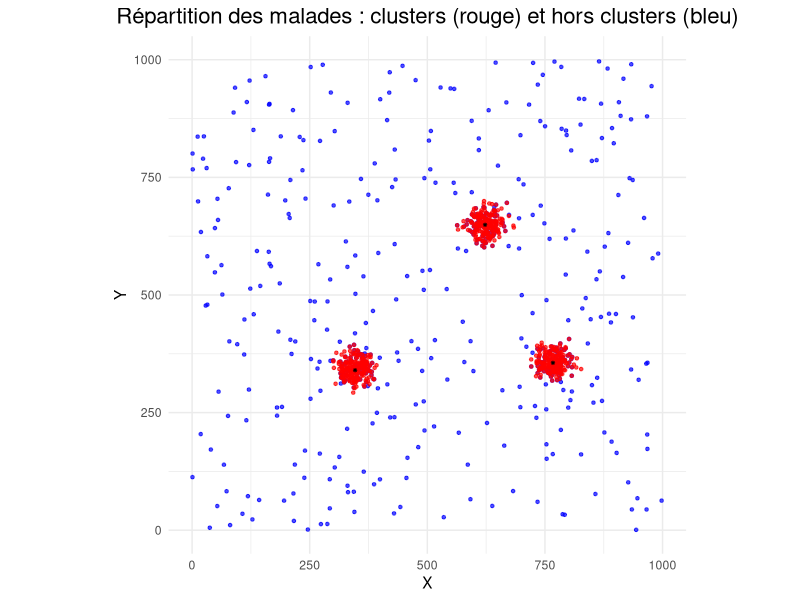

Write the R code that produced this figure. (Note: this script raises an error after producing the figure.)
## ---- chunk 1
rm(list = ls())

library(dplyr)
library(ggplot2)
library(sampling)
library(MASS)
library(clusterGeneration)
library(mvtnorm)
## ---- chunk 2
# # INUTILE
# # Population
# N <- 250000  # Taille de la population
# prevalence <- 0.005  # Prévalence de la maladie
# 
# # Définir la taille de la grille
# grid_size <- 15
# M <- grid_size^2  # Nombre total de PSU
# 
# # Générer les coordonnées x et y
# x_coords <- runif(N, min = 0, max = 1000) 
# y_coords <- runif(N, min = 0, max = 1000)
# coord_ind <- data.frame(cbind(x_coords,y_coords))

## ---- chunk 3
set.seed(123)

# Étape 1 : Génération de la population globale
n_total <- 250000  # Nombre total d'individus

# Générer des coordonnées aléatoires dans un espace 2D (1000 x 1000)
population <- data.frame(
  id = 1:n_total,
  x = runif(n_total, min = 0, max = 1000),  # Coordonnées x
  y = runif(n_total, min = 0, max = 1000)   # Coordonnées y
)

# Étape 2 : Définition des centres des clusters de malades
n_centres <- 3  # Nombre de clusters
centres_malades <- data.frame(
  centre_id = 1:n_centres,
  x = runif(n_centres, min = 200, max = 800),  # Centres x
  y = runif(n_centres, min = 200, max = 800)   # Centres y
)

# Étape 3 : Génération des malades
prop_malades <- 0.005  # Proportion totale de malades dans la population
prop_clusters <- 0.5  # Proportion de malades dans les clusters
n_malades <- round(n_total * prop_malades)  # Nombre total de malades
n_cluster_malades <- round(n_malades * prop_clusters)  # Nombre de malades dans les clusters
n_outside_malades <- n_malades - n_cluster_malades  # Nombre de malades hors clusters
mean_radius <- 20  # Rayon moyen autour des centres

# Générer les malades dans les clusters
set.seed(456)
malades_clusters <- do.call(rbind, lapply(1:n_centres, function(i) {
  n_cluster <- round(n_cluster_malades / n_centres)  # Répartition des malades entre les clusters
  data.frame(
    id = NA,  # ID temporaire (non encore assigné)
    x = rnorm(n_cluster, mean = centres_malades$x[i], sd = mean_radius),
    y = rnorm(n_cluster, mean = centres_malades$y[i], sd = mean_radius),
    malade = 1,  # Marquer ces individus comme malades
    cluster = i  # Identifier le cluster
  )
}))

# Assurer que les malades dans les clusters restent dans la grille
malades_clusters$x <- pmax(0, pmin(1000, malades_clusters$x))
malades_clusters$y <- pmax(0, pmin(1000, malades_clusters$y))

# Générer les malades hors des clusters
set.seed(789)
malades_outside <- data.frame(
  id = integer(0),   # ID temporaire vide (type entier)
  x = numeric(0),    # Coordonnée x vide
  y = numeric(0),    # Coordonnée y vide
  malade = integer(0)  # Marqueur vide
)


while (nrow(malades_outside) < n_outside_malades) {
  # Calculer le nombre de malades hors clusters à ajouter
  malades_outside_a_ajouter <- n_outside_malades - nrow(malades_outside)
  
  # Générer des candidats hors clusters
  candidates <- data.frame(
    x = runif(malades_outside_a_ajouter, min = 0, max = 1000),
    y = runif(malades_outside_a_ajouter, min = 0, max = 1000)
  )
  
  # Calculer la distance aux centres des clusters
  distances <- sapply(1:n_centres, function(i) {
    sqrt((candidates$x - centres_malades$x[i])^2 + (candidates$y - centres_malades$y[i])^2)
  })
  
  # Garder les points éloignés des clusters
  if (malades_outside_a_ajouter > 1) {
    outside <- rowSums(distances < mean_radius * 2) == 0  # Ajuster la zone d'exclusion
  } else { # si on a qu'un seul individu à ajouter on ne peut pas utiliser rowSums (on utilise juste sum)
    outside <- sum(distances < mean_radius * 2) == 0  # Ajuster la zone d'exclusion
  }
  
  malades_outside <- rbind(
    malades_outside,
    data.frame(
      id = NA, 
      x = candidates[outside, "x"], 
      y = candidates[outside, "y"], 
      malade = 1
    )
  )
}

# Ajouter les IDs à la population
malades_clusters$id <- sample(population$id, nrow(malades_clusters))
malades_outside$id <- sample(setdiff(population$id, malades_clusters$id), nrow(malades_outside))

# Fusionner les malades
malades <- rbind(
  malades_clusters[, c("id", "x", "y", "malade")],
  malades_outside[, c("id", "x", "y", "malade")]
)

# Ajouter les malades à la population globale
population$malade <- 0
population[population$id %in% malades$id, c("x", "y", "malade")] <- malades[, c("x", "y", "malade")]

# Étape 4 : Visualisation
library(ggplot2)

# Séparer malades dans et hors clusters pour visualisation
malades_clusters_plot <- malades_clusters
malades_outside_plot <- subset(population, malade == 1 & !(id %in% malades_clusters$id))

ggplot() +
  geom_point(data = malades_outside_plot, aes(x = x, y = y), color = "blue", size = 0.9, alpha = 0.7) +
  geom_point(data = malades_clusters_plot, aes(x = x, y = y), color = "red", size = 0.9, alpha = 0.7) +
  geom_point(data = centres_malades, aes(x = x, y = y), color = "black", size = 0.5, shape = 8) +
  labs(title = "Répartition des malades : clusters (rouge) et hors clusters (bleu)",
       x = "X", y = "Y") +
  coord_fixed(ratio = 1, xlim = c(0, 1000), ylim = c(0, 1000)) +
  theme_minimal() +
  theme(plot.title = element_text(hjust = 0.5, size = 16))


## ---- chunk 4
# Étape 4 : Création de PSU réguliers (15x15) dans l'espace 1000x1000
psu_size <- 15  # Taille d'un PSU

# Calculer les limites des PSU
psu_x_limits <- seq(0, 1000, by = 1000/psu_size)
psu_y_limits <- seq(0, 1000, by = 1000/psu_size)

# Attribuer chaque individu à une PSU
population$psu_x <- cut(population$x, breaks = psu_x_limits, labels = FALSE, include.lowest = TRUE)
population$psu_y <- cut(population$y, breaks = psu_y_limits, labels = FALSE, include.lowest = TRUE)


# Étape 5 : Créer un tableau récapitulatif du nombre d'individus et de malades par PSU
psu_counts <- population %>%
  group_by(psu_x, psu_y) %>%
  summarise(
    total_individus = n(),
    malades = sum(malade),
    .groups = "drop"
  ) # On perd certains individus (moins de 0.001%, négligable)

# On rajoute la colonne pour identifier les PSU
psu_counts$PSU <- seq(1, 225, by = 1)


## ---- chunk 5
# Prévalence dans la population
Y_barre <- nrow(malades) / nrow(population)

# On ajoute à la table psu_counts la colonne Y_h qui correspond à la prévalence dans la PSU h
psu_counts$Y_h <- psu_counts$malades / psu_counts$total_individus

# On calcule ensuite la variance de (Y_h)^barre avec la formule donnée page 22 de l'article
Var_Yh_barre <- 1 / n_total * sum( ((psu_counts$Y_h - Y_barre)**2) * psu_counts$total_individus )

# Puis on détermine k avec la formule page 22 de l'article
k <- sqrt(Var_Yh_barre) / Y_barre
## ---- chunk 6
# Création d'un chemin "serpent" pour parcourir les PSU
# D'abord on initialise un vecteur nul qui contiendra par la suite les PSU dans l'ordre de visite.
chemin <- NULL
# Ensuite, on va créer une boucle qui ajoute les PSU dans l'ordre selon si la ligne doit se parcourir de gauche à droite (pour les lignes ayant un numéro impair) ou de droite à gauche (pour les lignes ayant un numéro pair)
for (i in 1:psu_size) {
  if (i %% 2 == 1) {
    # Ligne impaire : de gauche à droite
    chemin <- c(chemin, seq((i-1) * psu_size + 1, i * psu_size))
  } else {
    # Ligne paire : de droite à gauche
    chemin <- c(chemin, seq(i * psu_size, (i-1) * psu_size + 1, by = -1))
  }
}
chemin # numéros des PSU dans l'ordre où ils devront être visités

chemin_mc_posa <- chemin

## ---- chunk 7

# On détermine d'abord pour chaque PSU si elle est malade ou pas. Si la prévalence dans une PSU est supérieure à 0.5%, alors on dira que cette PSU est malade. Sinon, cette PSU n'est pas malade. 
psu_counts$PSU_malade <- psu_counts$Y_h > 0.005

# Ensuite, on initialise les probabilités d'inclusion initiales. On décide de prendre des probabilités d'inclusion initiales proportionnelles à la taille des PSU. Et on veut en moyenne 27 PSU. (A voir pour expliquer pourquoi et peut-être modifier ce nombre.)
psu_counts <- psu_counts %>% 
  mutate(proba_initiale = total_individus / sum(total_individus) * 27)

# On initialise aussi les probabilités mises à jour (au début, elles sont égales aux probabilités initiales)
psu_counts$proba_mise_a_jour <- psu_counts$proba_initiale

# On crée une liste vide pour stocker les numéros des PSU sélectionnées. Cette liste est de taille 225 (comme le nombre de PSU).
psu_selectionnees <- vector("list", length = psu_size * psu_size)

set.seed(456)  # Pour la reproductibilité

# On va sélectionner la PSU 1 avec sa probabilité initiale d'inclusion. Pour cela, on tire une valeur aléatoirement entre 0 et 1 et si celle-ci est plus petite que la probabilité initiale d'inclusion de la PSU 1, alors on ajoutera la PSU 1 au tableau des PSU sélectionnées. Sinon, la PSU 1 ne sera pas sélectionnée.
if (runif(n = 1, min = 0, max = 1) < psu_counts$proba_initiale[1]) {
  psu_selectionnees[[1]] <- psu_counts[1, ]
}

# Sélection adaptative des autres PSU
for (i in 2:225) { 
  
  PSU_actuelle <- chemin[i]
  PSU_précédente <- chemin[i-1]
  
  
  
  # On met à jour les probabilités des PSU voisines si la PSU précédente est malade et incluse dans l'échantillon
  if (!(is.null(psu_selectionnees[[PSU_précédente]])) & (runif(n = 1, min = 0, max = 1) < psu_counts$proba_initiale[1])) { # si la PSU précédente est sélectionnée et qu'elle est malade (prévalence > 0.5%)
    # Alors, on inclut la PSU voisine suivante avec probabilité 1
    psu_counts$proba_mise_a_jour[PSU_actuelle] <- 1
    psu_selectionnees[[PSU_actuelle]] <- psu_counts[PSU_actuelle, ] # et on la met dans la liste des PSU sélectionnées
  } else { # sinon, on sélectionne la PSU avec sa probabilité initiale d'inclusion
    if (runif(n = 1, min = 0, max = 1) < psu_counts$proba_initiale[PSU_actuelle]) {
      psu_selectionnees[[PSU_actuelle]] <- psu_counts[PSU_actuelle, ]
    }
  }
}

## ---- chunk 8
# On peut regarder combien de PSU sont sélectionnées
sum(sapply(psu_selectionnees, function(x) !is.null(x) && nrow(x) > 0))
## ---- chunk 9
# On ne garde que les lignes effectivement sélectionnées
psu_selectionnees <- do.call(rbind, psu_selectionnees)

# On affiche ces PSU
psu_selectionnees
## ---- chunk 10

set.seed(123) 
n_iterations <- 5000  

# Création d'une matrice pour stocker les résultats
resultats_simulation_posa <- data.frame(
  taille_echantillon = numeric(n_iterations),
  nombre_malades = numeric(n_iterations)
)

for (iteration in 1:n_iterations) {
  # Initialisation des données et des probabilités
  psu_counts <- psu_counts %>% 
    mutate(proba_initiale = total_individus / sum(total_individus) * 27)
  
  # Initialisation des probabilités mises à jour (au départ égales aux probabilités initiales)
  psu_counts$proba_mise_a_jour <- psu_counts$proba_initiale
  
  # Initialisation de la liste des PSU sélectionnées
  psu_selectionnees <- vector("list", length = psu_size * psu_size)
  
  # Sélection de la première PSU avec sa probabilité initiale
  if (runif(n = 1, min = 0, max = 1) < psu_counts$proba_initiale[1]) {
    psu_selectionnees[[1]] <- psu_counts[1, ]
  }
  
  chemin_mc_posa_tempo <- chemin_mc_posa
  
  # Parcours des PSU pour sélection adaptative
  for (i in 2:225) { 
    PSU_actuelle <- chemin_mc_posa_tempo[i]
    PSU_precedente <- chemin_mc_posa_tempo[i - 1]
    
    # Mise à jour des probabilités des PSU voisines si la PSU précédente est malade
    if (!(is.null(psu_selectionnees[[PSU_précédente]])) & (runif(n = 1, min = 0, max = 1) < psu_counts$proba_initiale[1])) {
      psu_counts$proba_mise_a_jour[PSU_actuelle] <- 1
      psu_selectionnees[[PSU_actuelle]] <- psu_counts[PSU_actuelle, ]
    } else {
      # Sélection avec la probabilité d'inclusion initiale ou mise à jour
      if (runif(n = 1, min = 0, max = 1) < psu_counts$proba_mise_a_jour[PSU_actuelle]) {
        psu_selectionnees[[PSU_actuelle]] <- psu_counts[PSU_actuelle, ]
      }
    }
  }
  
  # Calcul des résultats pour cette itération
  m_ech <- nrow(as.data.frame(do.call(rbind, psu_selectionnees))) 
  taille_echantillon <- sum(sapply(psu_selectionnees, function(psu) if (!is.null(psu)) psu$total_individus else 0))
  nombre_malades <- sum(sapply(psu_selectionnees, function(psu) if (!is.null(psu) && psu$PSU_malade) psu$malades else 0))
  
  # Enregistrement des résultats
  resultats_simulation_posa[iteration, "taille_echantillon"] <- taille_echantillon
  resultats_simulation_posa[iteration, "nombre_malades"] <- nombre_malades
  resultats_simulation_posa[iteration, "m_ech"] <- m_ech
}

# Résumé des résultats
summary(resultats_simulation_posa)



## ---- chunk 11

set.seed(123)  

# Paramètres

N <- 225  # Nombre total de PSU
nwho <- 29290
nmin <- 0.7*nwho  

# Probabilités initiales 
psu_counts$proba_initiale <- psu_counts$total_individus / sum(psu_counts$total_individus) * nmin
psu_counts$proba_mise_a_jour <- psu_counts$proba_initiale

# Liste pour stocker les PSU sélectionnées
psu_selectionnees <- vector("list", length = N)

# Fonction de sélection CPoSA
cposa_sampling <- function() {
  # Initialisation de l'échantillon
  selected_units <- list()
  total_selected <- 0
  total_malades <- 0
  iteration <- 1
  
  # Sélection initiale : le premier PSU est sélectionné selon sa probabilité initiale
  if (runif(1) < psu_counts$proba_initiale[1]) {
    selected_units[[1]] <- psu_counts[1, ]
    total_selected <- total_selected + psu_counts$total_individus[1]
    total_malades <- total_malades + psu_counts$malades[1]
  }
  
  # Sélection adaptative pour les autres PSU
  for (i in 2:N) {
    PSU_actuelle <- i
    PSU_precedente <- i - 1
    
    # Mise à jour des probabilités d'inclusion en fonction de la PSU précédente
    if (!is.null(selected_units[[PSU_precedente]]) && selected_units[[PSU_precedente]]$PSU_malade) {
      psu_counts$proba_mise_a_jour[PSU_actuelle] <- 1
    }
    
    # Sélection de la PSU actuelle avec probabilité mise à jour
    if (runif(1) < psu_counts$proba_mise_a_jour[PSU_actuelle]) {
      selected_units[[PSU_actuelle]] <- psu_counts[PSU_actuelle, ]
      total_selected <- total_selected + psu_counts$total_individus[PSU_actuelle]
      total_malades <- total_malades + psu_counts$malades[PSU_actuelle]
      
      # Mise à jour des probabilités pour les prochaines unités (CPoSA)
      psu_counts$proba_mise_a_jour <- psu_counts$proba_initiale / (N - i + 1)
    }
    
    # Vérification si la taille minimale de l'échantillon est atteinte
    if (total_selected >= nmin) {
      break
    }
  }
  
  # Retourner les résultats
  return(c(total_selected, total_malades))
}

# Simulation
n_iterations <- 5000
resultats_simulation_cposa <- data.frame(
  taille_echantillon = numeric(n_iterations),
  nombre_malades = numeric(n_iterations)
)

for (iteration in 1:n_iterations) {
  resultats <- cposa_sampling()
  resultats_simulation_cposa[iteration, "taille_echantillon"] <- resultats[1]
  resultats_simulation_cposa[iteration, "nombre_malades"] <- resultats[2]
}

# Résumé des résultats
summary(resultats_simulation_cposa)
